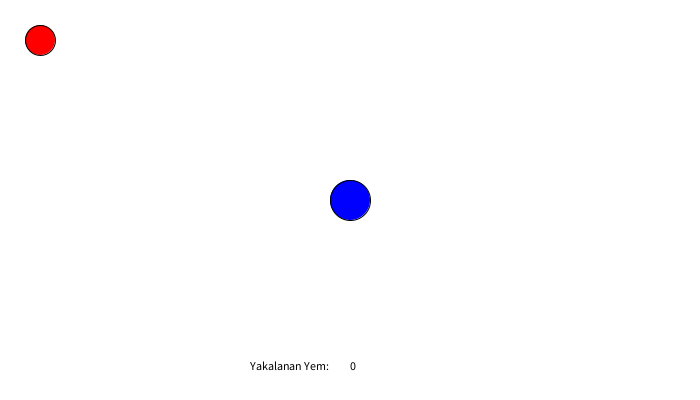
Frame 1 (no input)
Frame 60 (the mouse pressed at the canvas centre just before this capture): identical to frame 1, image omitted
Frame 120 (the mouse held since frame 60 and released just before this capture): identical to frame 1, image omitted

The Processing sketch that drew this single still picture (run headless with seeded random() and noise(); from frame 60 on, the mouse is pressed at the canvas centre):

// Processing sketch: yakalamaoyunu
// ── yakalamaoyunu.pde
void setup(){
 size(700,400); 
 x=350;
 y=200;
 yemy=40;
 yemx=40;
}
int y;
int x;
int yemx;
int yemy;
int yemcap=30;
int cap=40;
int a=0;
int  hiz=10;
boolean test;
int xcounterneg;
int ycounterneg;
int xcounterpos;
int ycounterpos;
  
void draw(){
 background(255,255,255);
 fill(0,0,255);
ellipse(x,y,cap,cap);
fill(255,0,0);
ellipse(yemx,yemy,yemcap,yemcap);
fill(0,0,0);
text("Yakalanan Yem: ",(width/2)-100,height-30);
text(a,(width/2),height-30);
if(dist(x,y,yemx,yemy) < (cap+yemcap)/2){
  a=a+1;
  
  createNewRandom();
}
if(test == true){
hiz= hiz+10;
  test=false;
}
if(xcounterpos >= 4 || ycounterpos >=4 || xcounterneg >= 4 || ycounterneg >=4 ){
hiz=40;
 xcounterneg=0;
 ycounterneg=0;
 xcounterpos=0;
 ycounterpos=0;
}

}

void createNewRandom(){
  yemx = int(random(700));
  yemy = int(random(400));
  
  if(dist(x,y,yemx,yemy) < (cap+yemcap)/2){
    createNewRandom();
  }
}


void keyPressed(){

  if(key=='w' || keyCode== UP){
    if(!(x <= 20 || y <=20 || x>= width-20 || y >= height-20)) {
    y=y-hiz;
    ycounterneg= ycounterneg+1;
    }else{
    a=a-1;    }
    
    
  }
  if(key=='s'  || keyCode== DOWN){
    if(!(y <=20 )) {
    y=y+hiz;
    ycounterpos= ycounterpos+1;
    }else{
    a=a-1;    }
  }
  if(key=='a'  || keyCode== LEFT){
    if(!(x <= 20 )) {
    x=x-hiz;
    xcounterneg= xcounterneg+1;
    }else{
    a=a-1;    }
  }
  if(key=='d' || keyCode== RIGHT){
    if(!( x>= width-20 )) {
    x=x+hiz;
    xcounterpos= xcounterpos+1;
    }else{
    a=a-1;    }
  }
}
void mouseClicked(){
  test =true;
  
}
